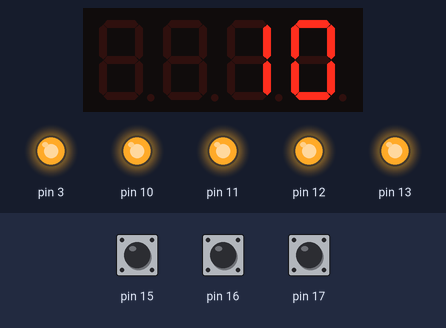
Bench run of a sketch on a simulated Arduino Uno, built with avr-gcc and run on an emulated ATmega328P. Parts: 4-digit seven-segment display, output pins drawn as LEDs (lit = HIGH). Inputs (shaded band) come from the test bench; at power-on: pin 15 HIGH, pin 16 HIGH, pin 17 HIGH.

Above: at 0.1 s.
At 3.1 s:
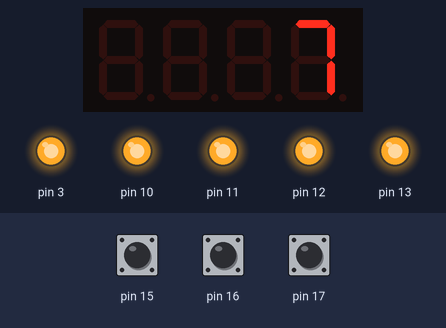
At 6.1 s:
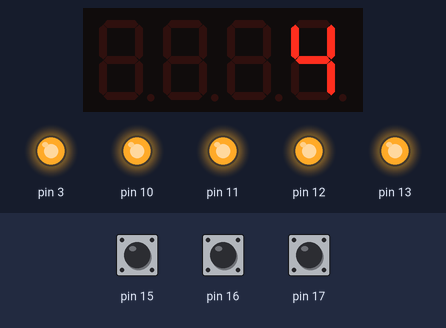
At 11.1 s:
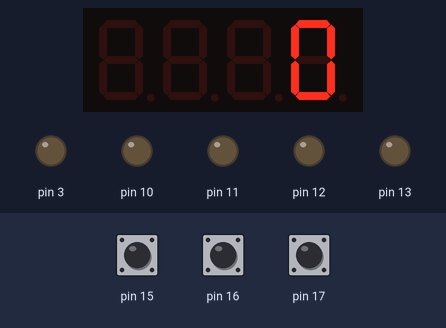
At 11.6 s:
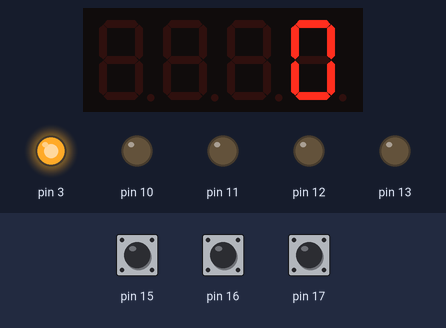
At 12.9 s:
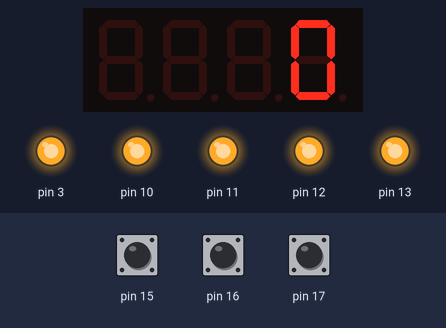
Timing chart, 0 to 14.4 s (numbered marks = the images above):
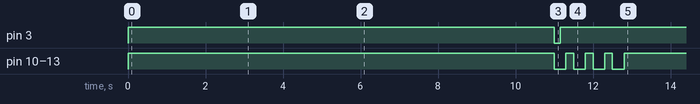

The sketch:

5.4.ino
```cpp
#include <MultiFuncShield.h>
#include <TimerOne.h>
#include <Wire.h>

int x;

void setup()
{
  Timer1.initialize();
  MFS.initialize(&Timer1);
  for (int i = 10; i >= 0; i--)
  {
    MFS.write(i);
    delay(1000);

    if (i == 0);
    {
      x = 0;
    }
  }
  if (x == 0)
  {
    MFS.beep(15);
    MFS.writeLeds(LED_ALL, ON);
    MFS.blinkLeds(LED_ALL, ON);
    delay(2000);
    MFS.blinkLeds(LED_ALL, OFF);
    MFS.writeLeds(LED_ALL, OFF);
  }
}

void loop()
{

}
```

Measured:
- what the display in image 1 shows lasts 1.0 s, from 3.0 s to 4.0 s
